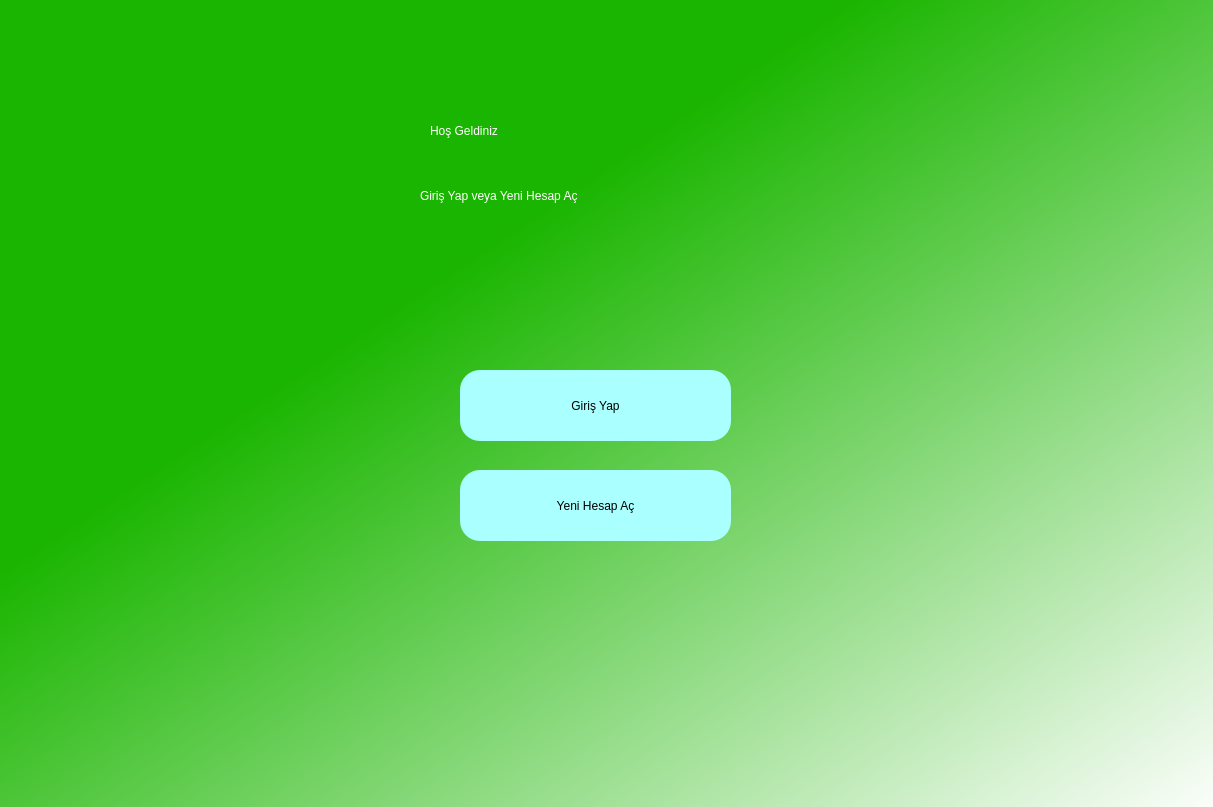
<?xml version="1.0" encoding="UTF-8"?>
<ui version="4.0">
 <class>Form</class>
 <widget class="QWidget" name="Form">
  <property name="geometry">
   <rect>
    <x>0</x>
    <y>0</y>
    <width>1213</width>
    <height>807</height>
   </rect>
  </property>
  <property name="windowTitle">
   <string>Form</string>
  </property>
  <widget class="QWidget" name="widget" native="true">
   <property name="geometry">
    <rect>
     <x>0</x>
     <y>0</y>
     <width>1221</width>
     <height>821</height>
    </rect>
   </property>
   <property name="styleSheet">
    <string notr="true">QWidget#widget{
background-color: qlineargradient(spread:pad, x1:0, y1:0, x2:1, y2:1, stop:0.348259 rgba(26, 181, 0, 255), stop:1 rgba(255, 255, 255, 255));}</string>
   </property>
   <widget class="QLabel" name="label">
    <property name="geometry">
     <rect>
      <x>430</x>
      <y>60</y>
      <width>361</width>
      <height>141</height>
     </rect>
    </property>
    <property name="styleSheet">
     <string notr="true">font: 36pt &quot;MS Shell Dlg 2&quot;;color: rgb(255, 255, 255);
</string>
    </property>
    <property name="text">
     <string>Hoş Geldiniz</string>
    </property>
   </widget>
   <widget class="QLabel" name="label_2">
    <property name="geometry">
     <rect>
      <x>420</x>
      <y>180</y>
      <width>351</width>
      <height>31</height>
     </rect>
    </property>
    <property name="styleSheet">
     <string notr="true">font: 16pt &quot;MS Shell Dlg 2&quot;;
color: white;</string>
    </property>
    <property name="text">
     <string>Giriş Yap veya Yeni Hesap Aç</string>
    </property>
   </widget>
   <widget class="QPushButton" name="login">
    <property name="geometry">
     <rect>
      <x>460</x>
      <y>370</y>
      <width>271</width>
      <height>71</height>
     </rect>
    </property>
    <property name="styleSheet">
     <string notr="true">border-radius: 20px;
background-color: rgb(170,255,255);
font: 16pt &quot;MS Shell Dlg 2&quot;;</string>
    </property>
    <property name="text">
     <string>Giriş Yap</string>
    </property>
   </widget>
   <widget class="QPushButton" name="registe">
    <property name="geometry">
     <rect>
      <x>460</x>
      <y>470</y>
      <width>271</width>
      <height>71</height>
     </rect>
    </property>
    <property name="styleSheet">
     <string notr="true">border-radius: 20px;
background-color: rgb(170,255,255);
font: 16pt &quot;MS Shell Dlg 2&quot;;</string>
    </property>
    <property name="text">
     <string>Yeni Hesap Aç</string>
    </property>
   </widget>
  </widget>
 </widget>
 <resources/>
 <connections/>
</ui>
